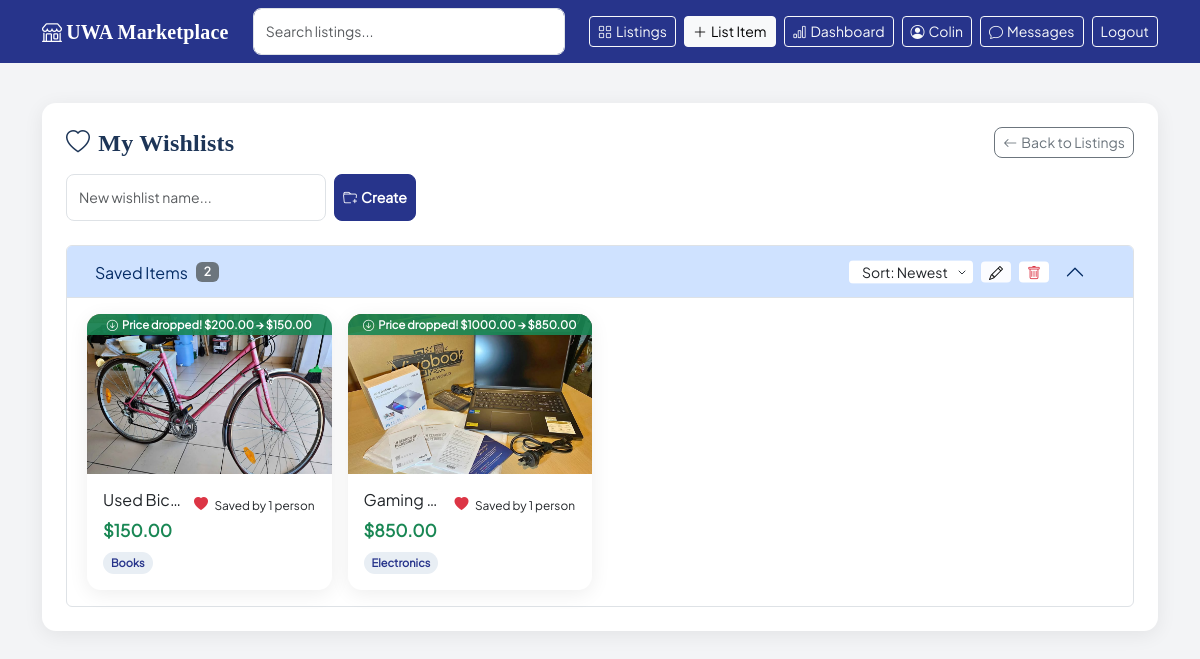
The app's page /user/wishlist (signed in) with its own data.
### app/models.py (models this page shows, shortened)
class User(db.Model, UserMixin):
    id = db.Column(db.Integer, primary_key=True)
    username = db.Column(db.String(64), unique=True, nullable=False)
    email = db.Column(db.String(120), unique=True, nullable=False)
    password_hash = db.Column(db.String(256), nullable=False)
    member_since = db.Column(db.DateTime, default=datetime.utcnow)
    bio = db.Column(db.Text, default='')
    avatar_url = db.Column(db.String(256), nullable=True)
    is_admin = db.Column(db.Boolean, default=False)
    is_moderator = db.Column(db.Boolean, default=False)
    is_active = db.Column(db.Boolean, default=True)
    is_store = db.Column(db.Boolean, default=False)
    is_verified = db.Column(db.Boolean, default=False)
    store_name = db.Column(db.String(128), nullable=True)
    store_address = db.Column(db.String(256), nullable=True)
    contact_phone = db.Column(db.String(32), nullable=True)
    contact_email = db.Column(db.String(120), nullable=True)
    store_bio = db.Column(db.Text, default='')
    listings = db.relationship('Listing', backref='seller', lazy='dynamic')
    following_stores = db.relationship(
        'User',
        secondary=store_follows,
        primaryjoin='User.id == store_follows.c.follower_id',
        secondaryjoin='User.id == store_follows.c.store_id',
        backref=db.backref('store_followers', lazy='dynamic'),
        lazy='dynamic'
    )

class Wishlist(db.Model):
    id = db.Column(db.Integer, primary_key=True)
    name = db.Column(db.String(120), nullable=False)
    user_id = db.Column(db.Integer, db.ForeignKey('user.id'), nullable=False)
    created_at = db.Column(db.DateTime, default=datetime.utcnow)
    user = db.relationship('User', backref=db.backref('wishlists', lazy='dynamic'))
    listings = db.relationship('Listing', secondary=wishlist_items, lazy='dynamic', backref=db.backref('saved_in_wishlists', lazy='dynamic'))

class Listing(db.Model):
    id = db.Column(db.Integer, primary_key=True)
    title = db.Column(db.String(120), nullable=False)
    description = db.Column(db.Text, nullable=False)
    price = db.Column(db.Float, nullable=False)
    category = db.Column(db.String(64), nullable=False)
    image_url = db.Column(db.String(256), nullable=True)
    is_active = db.Column(db.Boolean, default=True)
    show_history = db.Column(db.Boolean, default=True)   # seller can hide edit history
    stock_quantity = db.Column(db.Integer, nullable=True)  # None = unlimited
    posted_as_store = db.Column(db.Boolean, default=False)
    created_at = db.Column(db.DateTime, default=datetime.utcnow)
    seller_id = db.Column(db.Integer, db.ForeignKey('user.id'), nullable=False)
    @property
    def save_count(self):
        return db.session.query(Wishlist.user_id).join(wishlist_items).filter(wishlist_items.c.listing_id == self.id).distinct().count()
    @property
    def price_change_info(self):
        first_price_edit = ListingEdit.query.filter_by(
            listing_id=self.id, field_name='price'
        ).order_by(ListingEdit.edited_at.asc()).first()
        if first_price_edit:
            try:
                original = float(first_price_edit.old_value)
                current = float(self.price)
                if abs(original - current) > 0.001:
                    return {'original': original, 'current': current, 'dropped': current < original}
            except (ValueError, TypeError):
                pass
        return None
    edits = db.relationship(
        'ListingEdit',
        backref='listing',
        lazy='dynamic',
        order_by='ListingEdit.edited_at.desc()'
    )

### app/routes/profile.py (the view, shortened to what this page needs)
@bp.route('/wishlist', methods=['GET', 'POST'])
@login_required
def wishlist():
    wishlists = current_user.wishlists.order_by(Wishlist.created_at.asc()).all()
    if not wishlists:
        default_wl = Wishlist(name="Saved Items", user_id=current_user.id)
        db.session.add(default_wl)
        db.session.commit()
        wishlists = [default_wl]
    return render_template('profile/wishlist.html', wishlists=wishlists)

### app/templates/profile/wishlist.html (shortened to what this page needs)
{% extends "base.html" %}
{% block content %}
<div class="card p-4">
    <div class="d-flex align-items-center justify-content-between mb-3 flex-wrap gap-2">
        <h4 class="mb-0 fw-bold" style="color:#1d3557;">
            <i class="bi bi-heart me-2"></i>My Wishlists
        </h4>
        <a href="{{ url_for('listings.index') }}" class="btn btn-outline-secondary btn-sm">
            <i class="bi bi-arrow-left me-1"></i>Back to Listings
        </a>
    </div>
    <div class="d-flex gap-2 mb-4">
        <input type="text" id="new-wl-name" class="form-control form-control-sm" placeholder="New wishlist name..." style="max-width: 260px;">
        <button class="btn btn-sm btn-primary" id="create-wl-btn">
            <i class="bi bi-folder-plus me-1"></i>Create
        </button>
    </div>
    <div class="accordion" id="wishlistAccordion">
        {% for wl in wishlists %}
        <div class="accordion-item" id="wl-accordion-{{ wl.id }}">
            <h2 class="accordion-header position-relative d-flex align-items-center">
                <button class="accordion-button {{ 'collapsed' if loop.index > 1 else '' }} d-flex align-items-center pe-5"
                        type="button"
                        data-bs-toggle="collapse"
                        data-bs-target="#collapse-{{ wl.id }}"
                        aria-expanded="{{ 'true' if loop.index == 1 else 'false' }}">
                    <div class="d-flex align-items-center flex-grow-1 overflow-hidden">
                        <span class="wl-name-display text-truncate me-2" data-wl-id="{{ wl.id }}">{{ wl.name }}</span>
                        <span class="badge bg-secondary flex-shrink-0">{{ wl.listings.count() }}</span>
                    </div>
                </button>
                <div class="header-controls d-flex align-items-center gap-2 position-absolute" style="z-index: 10;">
                    <select class="form-select form-select-sm wl-sort-select py-0" data-wl-id="{{ wl.id }}">
                        <option value="default" class="text-dark">Sort: Newest</option>
                    </select>
                    <button class="btn btn-sm btn-light py-0 px-2 wl-rename-btn"
                            data-wl-id="{{ wl.id }}" data-wl-name="{{ wl.name }}" title="Rename">
                        <i class="bi bi-pencil"></i>
                    </button>
                    <button class="btn btn-sm btn-outline-danger bg-white py-0 px-2 wl-delete-btn"
                            data-wl-id="{{ wl.id }}" data-wl-name="{{ wl.name }}" title="Delete">
                        <i class="bi bi-trash"></i>
                    </button>
                </div>
            </h2>
            <div id="collapse-{{ wl.id }}" class="accordion-collapse collapse {{ 'show' if loop.index == 1 else '' }}"
                 data-bs-parent="#wishlistAccordion">
                <div class="accordion-body">
                    <div class="row row-cols-1 row-cols-sm-2 row-cols-md-3 row-cols-lg-4 g-3" id="wl-grid-{{ wl.id }}">
                        {% for listing in wl.listings %}
                        {% set pci = listing.price_change_info %}
                        <div class="col wl-card-col"
                             id="wl-item-{{ wl.id }}-{{ listing.id }}"
                             data-price="{{ listing.price }}"
                             data-name="{{ listing.title | lower }}"
                             data-category="{{ listing.category }}"
                             data-index="{{ loop.index }}">
                            <div class="listing-card card h-100 {{ 'opacity-50' if not listing.is_active else '' }}">
                                {% if listing.image_url %}
                                    <img src="{{ listing.image_url }}" class="listing-img" alt="{{ listing.title }}"
                                         style="{{ 'filter: grayscale(100%);' if not listing.is_active else '' }}">
                                {% else %}
                                    <div class="listing-img-placeholder">
                                        <i class="bi bi-box-seam"></i>
                                    </div>
                                {% endif %}
                                {% if not listing.is_active %}
                                <div class="wl-status-banner" style="background: rgba(200,50,50,0.9);">
                                    <i class="bi bi-x-circle me-1"></i>No longer available
                                </div>
                                {% elif pci and pci.dropped %}
                                <div class="wl-status-banner" style="background: rgba(25,135,84,0.9);">
                                    <i class="bi bi-arrow-down-circle me-1"></i>Price dropped! ${{ "%.2f"|format(pci.original) }} → ${{ "%.2f"|format(pci.current) }}
                                </div>
                                {% elif pci and not pci.dropped %}
                                <div class="wl-status-banner" style="background: rgba(220,130,30,0.9);">
                                    <i class="bi bi-arrow-up-circle me-1"></i>Price increased: ${{ "%.2f"|format(pci.original) }} → ${{ "%.2f"|format(pci.current) }}
                                </div>
                                {% endif %}
                                <div class="card-body p-3 d-flex flex-column" style="{{ 'pointer-events: none;' if not listing.is_active else '' }}">
                                    <div class="d-flex justify-content-between align-items-start mb-1 gap-2">
                                        <h6 class="card-title mb-0 text-truncate" title="{{ listing.title }}" style="flex: 1;">
                                            {% if listing.is_active %}
                                            <a href="{{ url_for('listings.detail', listing_id=listing.id) }}"
                                               class="stretched-link text-decoration-none text-dark">{{ listing.title }}</a>
                                            {% else %}
                                            <span class="text-muted">{{ listing.title }}</span>
                                            {% endif %}
                                        </h6>
                                        {% if listing.is_active %}
                                        <div class="position-relative" style="z-index: 2; white-space: nowrap;">
                                            <button type="button"
                                                    class="btn btn-sm btn-link text-danger p-0 text-decoration-none wishlist-btn"
                                                    data-listing-id="{{ listing.id }}"
                                                    data-is-saved="true"
                                                    title="Save to Wishlist"
                                                    style="line-height: 1;">
                                                <i class="bi bi-heart-fill"></i>
                                                <span class="wishlist-count ms-1 text-dark" style="font-size: 0.85em;">Saved by {{ listing.save_count }} {{ 'person' if listing.save_count == 1 else 'people' }}</span>
                                            </button>
                                        </div>
                                        {% endif %}
                                    </div>
                                    <div class="listing-price {% if not listing.is_active %}text-muted text-decoration-line-through{% endif %}">
                                        ${{ "%.2f"|format(listing.price) }}
                                    </div>
                                    <div class="d-flex align-items-center justify-content-between mt-auto pt-2">
                                        <span class="category-badge">{{ listing.category|title }}</span>
                                    </div>
                                </div>
                            </div>
                        </div>
                        {% else %}
                        <div class="col-12 text-center py-4 wl-empty-msg">
                            <p class="text-muted mb-0"><i class="bi bi-heart me-1"></i>This list is empty — browse listings to save some!</p>
                        </div>
                        {% endfor %}
                    </div>
                </div>
            </div>
        </div>
        {% endfor %}
    </div>
</div>
{% endblock %}

### app/templates/base.html (shortened to what this page needs)
<!DOCTYPE html>
<html lang="en">
<head>
    <link href="https://cdn.jsdelivr.net/npm/bootstrap@5.3.0/dist/css/bootstrap.min.css" rel="stylesheet" />
    <link href="https://cdn.jsdelivr.net/npm/bootstrap-icons@1.11.0/font/bootstrap-icons.css" rel="stylesheet" />
    <link rel="stylesheet" href="{{ url_for('static', filename='css/style.css') }}" />
</head>
<body>
    <nav class="navbar navbar-expand-lg navbar-dark site-navbar">
        <div class="container">
            <a class="navbar-brand fw-bold" href="{{ url_for('index') }}">
                <i class="bi bi-shop me-1"></i>UWA Marketplace
            </a>
            <div class="collapse navbar-collapse" id="navbarMain">
                {% if request.endpoint not in ['auth.login', 'auth.register', 'auth.forgot_password', 'auth.reset_password'] %}
                    <form class="d-flex mx-auto" style="width: 320px;" action="{{ url_for('listings.index') }}" method="get">
                        <input id="nav-search" class="form-control me-2" type="search" name="q"
                               placeholder="Search listings..." value="{{ request.args.get('q', '') }}" />
                    </form>
                {% else %}
                    <div class="mx-auto"></div>
                {% endif %}
                {% set ep = request.endpoint %}
                <div class="ms-auto d-flex gap-2 align-items-center">
                    <a href="{{ url_for('listings.index') }}"
                       class="btn btn-sm {{ 'btn-light' if ep == 'listings.index' else 'btn-outline-light' }}">
                        <i class="bi bi-grid me-1"></i>Listings
                    </a>
                    {% if current_user.is_authenticated %}
                        <a href="{{ url_for('listings.new') }}"
                           class="btn btn-sm {{ 'btn-light' if ep == 'listings.new' else 'btn-light' }}">
                            <i class="bi bi-plus-lg me-1"></i>List Item
                        </a>
                        {% if current_user.is_store %}
                            <a href="{{ url_for('store.dashboard') }}"
                               class="btn btn-sm {{ 'btn-light' if ep == 'store.dashboard' else 'btn-outline-light' }}">
                                <i class="bi bi-bar-chart me-1"></i>Dashboard
                            </a>
                        {% endif %}
                        <a href="{{ url_for('profile.view', user_id=current_user.id) }}"
                           class="btn btn-sm {{ 'btn-light' if ep in ['profile.view', 'profile.edit', 'profile.settings'] else 'btn-outline-light' }}">
                            <i class="bi bi-person-circle me-1"></i>{{ current_user.username.split()[0] }}
                        </a>
                        <a href="{{ url_for('chat.inbox') }}"
                           class="btn btn-sm {{ 'btn-light' if ep in ['chat.inbox', 'chat.chat_room'] else 'btn-outline-light' }} position-relative">
                            <i class="bi bi-chat me-1"></i>Messages
                        </a>
                        <a href="{{ url_for('auth.logout') }}" class="btn btn-sm btn-outline-light">
                            Logout
                        </a>
                    {% else %}
                        <a href="{{ url_for('auth.login') }}" class="btn btn-sm btn-outline-light">Log In</a>
                        <a href="{{ url_for('auth.register') }}" class="btn btn-sm btn-light">Sign Up</a>
                    {% endif %}
                </div>
            </div>
        </div>
    </nav>
    <main class="container py-4">
        {% block content %}{% endblock %}
    </main>
</body>
</html>

### records on screen
User: username "Colin"
Wishlist: name "Saved Items", listings.count "2", id "Sort: Newest"
Listing: image_url (picture), original "200.00", current "150.00", title "Used Bic…", save_count "1", save_count "person", price "150.00", category "Books"
Listing: image_url (picture), original "1000.00", current "850.00", title "Gaming…", save_count "1", save_count "person", price "850.00", category "Electronics"
